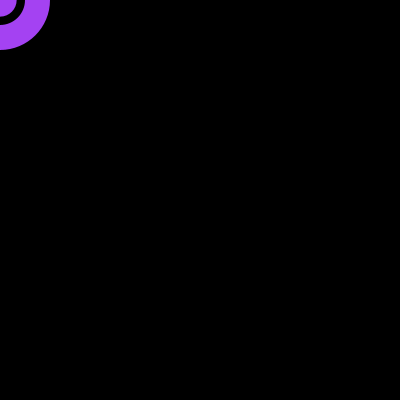
Frame 1 (no input)
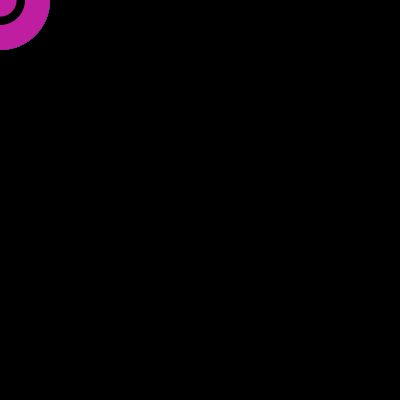
Frame 60 (the mouse pressed at the canvas centre just before this capture)
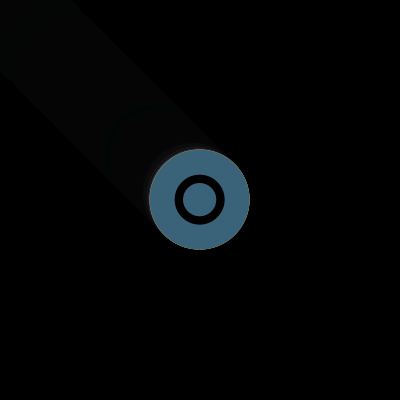
Frame 120 (the mouse held since frame 60 and released just before this capture)

The Processing sketch that drew these frames (run headless with seeded random() and noise(); from frame 60 on, the mouse is pressed at the canvas centre):

// Processing sketch: processing_129742
// ── processing_129742.pde

//Copyright Christopher Henley 2014

float x,y;
float wd,ht;
float xDist;
float yDist;
float easCoef;
float clr1;
float clr2;
float clr3;

void setup(){
  size(400,400);
  pushMatrix();
  translate(width/2,height/2);
  background(0,0,0);
  wd=100;
  ht=100;
}

void draw(){
  easCoef=.1;
  xDist=mouseX-x;
  yDist=mouseY-y;
  x=x+xDist*easCoef;
  y=y+yDist*easCoef;
  clr1=random(0,255);
  clr2=random(0,255);
  clr3=random(0,255);
  noStroke();
  fill(0,0,0,25);
  rect(0,0,width,height);
  fill(clr1,clr2,clr3);
  //scale increase with left button
  if (mousePressed && (mouseButton==LEFT)){
    wd=wd+2;
    ht=ht+2;
  }
  //scale decrease with right button
  if (mousePressed && (mouseButton==RIGHT)){
    wd=wd-2;
    ht=ht-2;
  }
  ellipse(x,y,wd,ht);
  fill(0,0,0);
  ellipse(x,y,wd/2,ht/2);
  fill(clr1,clr2,clr3);
  ellipse(x,y,wd/3,ht/3);
  //arc(x,y,wd,ht,.1*PI,.9*PI,CHORD);
  //arc(x,y,wd,ht,PI*1.1,PI+.9*PI,CHORD);
}
